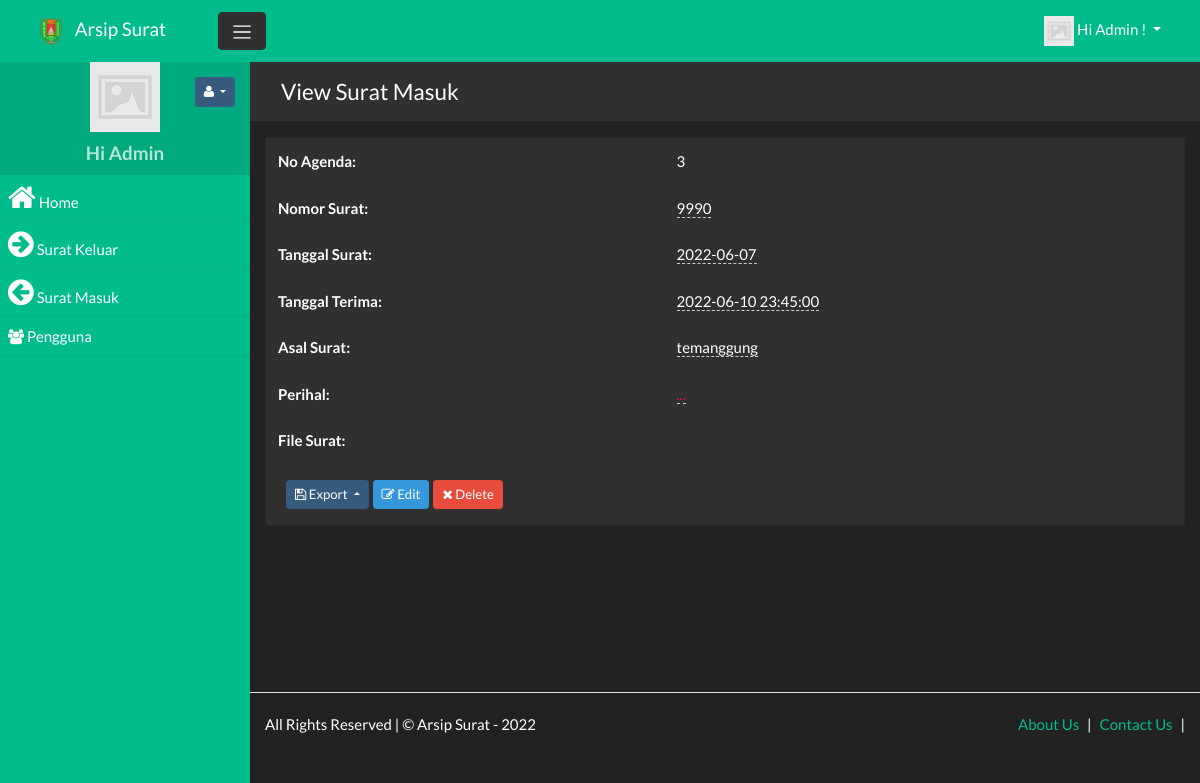
Screenshot of /surat_masuk/view/3 (signed in) with the database file from the repository.
### tables this page shows
CREATE TABLE `surat_masuk` (
  `No_Agenda` int(11) NOT NULL,
  `Nomor_Surat` varchar(255) NOT NULL,
  `Tanggal_Surat` date NOT NULL,
  `Tanggal_Terima` datetime NOT NULL,
  `Asal_Surat` varchar(255) NOT NULL,
  `Perihal` varchar(255) NOT NULL,
  `File_Surat` varchar(255) NOT NULL
);

### app/views/partials/surat_masuk/view.php (the view, shortened to what the rows shown need)
<?php
$page_element_id = "view-page-" . random_str();
$current_page = $this->set_current_page_link();
$data = $this->view_data;
?>
<section class="page" id="<?php echo $page_element_id; ?>" data-page-type="view"  data-display-type="table" data-page-url="<?php print_link($current_page); ?>">
    <div  class="">
        <div class="container">
            <div class="row ">
                <div class="col-md-12 comp-grid">
                    <div  class="card animated fadeIn page-content">
                        <?php
                        if(!empty($data)){
                        $rec_id = (!empty($data['No_Agenda']) ? urlencode($data['No_Agenda']) : null);
                        ?>
                        <div id="page-report-body" class="">
                            <table class="table table-hover table-borderless table-striped">
                                <tbody class="page-data" id="page-data-<?php echo $page_element_id; ?>">
                                    <tr  class="td-No_Agenda">
                                        <th class="title"> No Agenda: </th>
                                        <td class="value"> <?php echo $data['No_Agenda']; ?></td>
                                    </tr>
                                    <tr  class="td-Nomor_Surat">
                                        <th class="title"> Nomor Surat: </th>
                                        <td class="value">
                                            <span  data-value="<?php echo $data['Nomor_Surat']; ?>"
                                                data-pk="<?php echo $data['No_Agenda'] ?>"
                                                data-url="<?php print_link("surat_masuk/editfield/" . urlencode($data['No_Agenda'])); ?>"
                                                data-name="Nomor_Surat"
                                                data-title="Enter Nomor Surat"
                                                data-placement="left"
                                                data-toggle="click"
                                                data-type="text"
                                                data-mode="popover"
                                                data-showbuttons="left"
                                                class="is-editable" >
                                                <?php echo $data['Nomor_Surat']; ?>
                                            </span>
                                        </td>
                                    </tr>
                                    <tr  class="td-Tanggal_Surat">
                                        <th class="title"> Tanggal Surat: </th>
                                        <td class="value">
                                            <span  data-flatpickr="{ enableTime: false, minDate: '', maxDate: ''}"
                                                data-value="<?php echo $data['Tanggal_Surat']; ?>"
                                                data-pk="<?php echo $data['No_Agenda'] ?>"
                                                data-url="<?php print_link("surat_masuk/editfield/" . urlencode($data['No_Agenda'])); ?>"
                                                data-name="Tanggal_Surat"
                                                data-title="Enter Tanggal Surat"
                                                data-placement="left"
                                                data-toggle="click"
                                                data-type="flatdatetimepicker"
                                                data-mode="popover"
                                                data-showbuttons="left"
                                                class="is-editable" >
                                                <?php echo $data['Tanggal_Surat']; ?>
                                            </span>
                                        </td>
                                    </tr>
                                    <tr  class="td-Tanggal_Terima">
                                        <th class="title"> Tanggal Terima: </th>
                                        <td class="value">
                                            <span  data-flatpickr="{ minDate: '', maxDate: ''}"
                                                data-value="<?php echo $data['Tanggal_Terima']; ?>"
                                                data-pk="<?php echo $data['No_Agenda'] ?>"
                                                data-url="<?php print_link("surat_masuk/editfield/" . urlencode($data['No_Agenda'])); ?>"
                                                data-name="Tanggal_Terima"
                                                data-title="Enter Tanggal Terima"
                                                data-placement="left"
                                                data-toggle="click"
                                                data-type="flatdatetimepicker"
                                                data-mode="popover"
                                                data-showbuttons="left"
                                                class="is-editable" >
                                                <?php echo $data['Tanggal_Terima']; ?>
                                            </span>
                                        </td>
                                    </tr>
                                    <tr  class="td-Asal_Surat">
                                        <th class="title"> Asal Surat: </th>
                                        <td class="value">
                                            <span  data-value="<?php echo $data['Asal_Surat']; ?>"
                                                data-pk="<?php echo $data['No_Agenda'] ?>"
                                                data-url="<?php print_link("surat_masuk/editfield/" . urlencode($data['No_Agenda'])); ?>"
                                                data-name="Asal_Surat"
                                                data-title="Enter Asal Surat"
                                                data-placement="left"
                                                data-toggle="click"
                                                data-type="text"
                                                data-mode="popover"
                                                data-showbuttons="left"
                                                class="is-editable" >
                                                <?php echo $data['Asal_Surat']; ?>
                                            </span>
                                        </td>
                                    </tr>
                                    <tr  class="td-Perihal">
                                        <th class="title"> Perihal: </th>
                                        <td class="value">
                                            <span  data-value="<?php echo $data['Perihal']; ?>"
                                                data-pk="<?php echo $data['No_Agenda'] ?>"
                                                data-url="<?php print_link("surat_masuk/editfield/" . urlencode($data['No_Agenda'])); ?>"
                                                data-name="Perihal"
                                                data-title="Enter Perihal"
                                                data-placement="left"
                                                data-toggle="click"
                                                data-type="text"
                                                data-mode="popover"
                                                data-showbuttons="left"
                                                class="is-editable" >
                                            </span>
                                        </td>
                                    </tr>
                                    <tr  class="td-File_Surat">
                                        <th class="title"> File Surat: </th>
                                        <td class="value"><?php Html :: page_link_file($data['File_Surat']); ?></td>
                                    </tr>
                                </tbody>
                            </table>
                        </div>
                        <div class="p-3 d-flex">
                            <div class="dropup export-btn-holder mx-1">
                                <button class="btn btn-sm btn-primary dropdown-toggle" type="button" data-toggle="dropdown" aria-haspopup="true" aria-expanded="false">
                                    <i class="fa fa-save"></i> Export
                                </button>
                                                </div>
                                                <a class="btn btn-sm btn-info"  href="<?php print_link("surat_masuk/edit/$rec_id"); ?>">
                                                    <i class="fa fa-edit"></i> Edit
                                                </a>
                                                <a class="btn btn-sm btn-danger record-delete-btn mx-1"  href="" data-prompt-msg="Are you sure you want to delete this record?" data-display-style="modal">
                                                    <i class="fa fa-times"></i> Delete
                                                </a>
                                            </div>
                                            <?php
                                            }
                                            ?>
                                        </div>
                                    </div>
                                </div>
                            </div>
                        </div>
                    </section>

### rows the page displays
surat_masuk: No_Agenda "3", Nomor_Surat "9990", Tanggal_Surat "2022-06-07", Tanggal_Terima "2022-06-10 23:45:00", Asal_Surat "temanggung"

### other values shown
SITE_NAME "Arsip Surat"
USER_NAME "Admin"
$menuobj['label'] "Home"
$menuobj['label'] "Surat Keluar"
$menuobj['label'] "Surat Masuk"
$menuobj['label'] "Pengguna"
